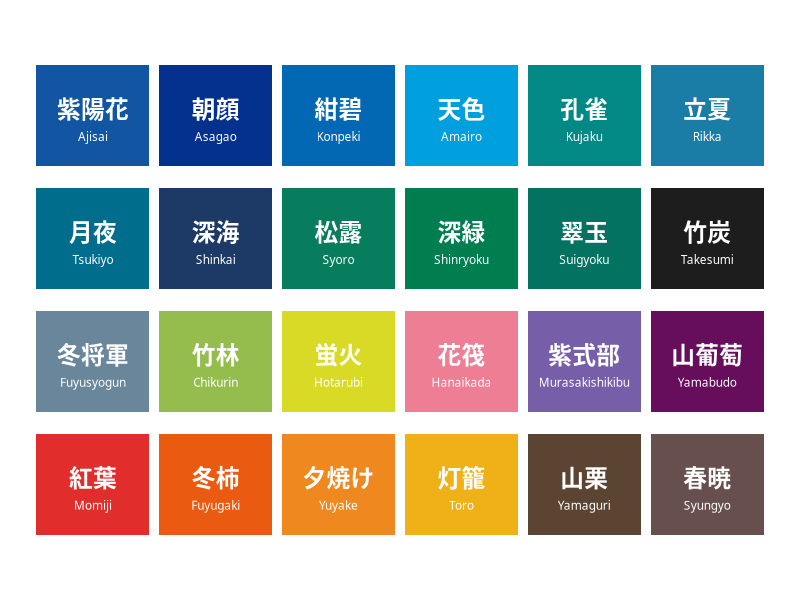
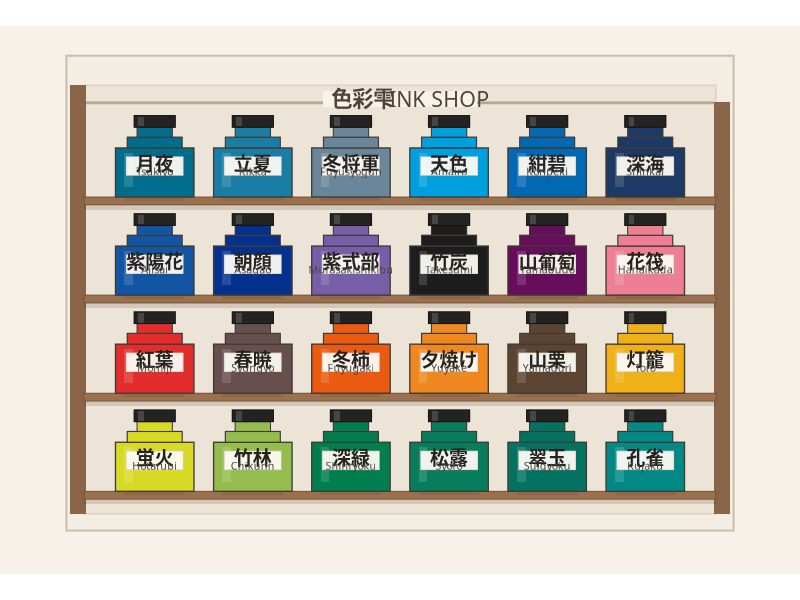

Recreate these plots in R, in order.
## ---- chunk 1
#| label: setup
#| include: false

library(tidyverse)
library(scales)
library(colorspace)
## ---- chunk 2
#| label: iroshizuku-data

iroshizuku_colors <- tibble(
  ink_name = c(
    "Ajisai", "Asagao", "Konpeki", "Amairo", "Kujaku", "Rikka",
    "Tsukiyo", "Shinkai", "Syoro", "Shinryoku", "Suigyoku", "Takesumi",
    "Fuyusyogun", "Chikurin", "Hotarubi", "Hanaikada", "Murasakishikibu",
    "Yamabudo", "Momiji", "Fuyugaki", "Yuyake", "Toro", "Yamaguri", "Syungyo"
  ),
  ink_name_japanese = c(
    "紫陽花", "朝顔", "紺碧", "天色", "孔雀", "立夏",
    "月夜", "深海", "松露", "深緑", "翠玉", "竹炭",
    "冬将軍", "竹林", "蛍火", "花筏", "紫式部",
    "山葡萄", "紅葉", "冬柿", "夕焼け", "灯籠", "山栗", "春暁"
  ),
  hex = c(
    "#1255A2", "#04318E", "#0368B4", "#00A0DF", "#028986", "#1A7DA5",
    "#016D8C", "#1C3A65", "#077D5E", "#007E4F", "#037261", "#1E1D1E",
    "#6A869A", "#94BD4E", "#D9DA26", "#ED7E93", "#765FA8", "#660D5B",
    "#E12E2C", "#EA5A10", "#EF881F", "#F0B018", "#5B4532", "#674F4D"
  ),
  description = c(
    "Hydrangea",
    "Morning Glory",
    "Deep Cerulean Blue",
    "Sky Blue",
    "Peacock",
    "Early Summer",
    "Moonlit Night",
    "Deep Sea",
    "Dew on Pine Tree",
    "Forest Green",
    "Emerald",
    "Bamboo Charcoal",
    "Winter Commander",
    "Bamboo Forest",
    "Firefly Glow",
    "Floating Cherry Blossoms",
    "Murasaki Shikibu",
    "Wild Grape Vine",
    "Autumn Maple Leaves",
    "Winter Persimmon",
    "Sunset Glow",
    "Lantern Light",
    "Wild Chestnut",
    "Spring Dawn"
  )
)
## ---- chunk 3
#| label: simple-palette
#| fig-width: 10
#| fig-height: 7
#| fig-cap: "The Iroshizuku palette in its original order."
#| echo: false

palette_plot <- iroshizuku_colors |>
  mutate(
    idx = row_number() - 1,
    col = idx %% 6,
    row = 3 - idx %/% 6
  )

ggplot(palette_plot) +
  geom_tile(
    aes(
      x = col,
      y = row,
      fill = hex
    ),
    width = 0.92,
    height = 0.82
  ) +
  geom_text(
    aes(
      x = col,
      y = row + 0.05,
      label = ink_name_japanese
    ),
    family = "Hiragino Sans",
    color = "white",
    fontface = "bold",
    size = 6
  ) +
  geom_text(
    aes(
      x = col,
      y = row - 0.17,
      label = ink_name
    ),
    family = "Baskerville",
    color = "white",
    size = 3
  ) +
  scale_fill_identity() +
  coord_equal() +
  theme_void()
## ---- chunk 4
#| label: color-space
#| echo: true

hcl_coords <- coords(
  as(hex2RGB(iroshizuku_colors$hex), "polarLUV")
) |>
  as_tibble()

ink_plot <- iroshizuku_colors |>
  bind_cols(hcl_coords) |>
  mutate(
    # Rotate the hue wheel so the sequence starts near blue / teal.
    hue_sort = (H - 220) %% 360
  ) |>
  arrange(hue_sort, desc(L), desc(C)) |>
  mutate(
    plot_order = row_number() - 1,
    col = plot_order %% 6,
    row_raw = plot_order %/% 6,
    row = max(row_raw) - row_raw
  )
## ---- chunk 5
#| label: ink-shop
#| fig-width: 11
#| fig-height: 8
#| fig-cap: "A tiny Iroshizuku ink shop, arranged in perceptual colour order."
#| echo: false
#| warning: false
#| message: false


shelves <- ink_plot |>
  distinct(row) |>
  mutate(shelf_y = row - 0.46)

ggplot() +
  
  # shop backing panel
  annotate(
    "rect",
    xmin = -0.90,
    xmax = 5.90,
    ymin = -0.82,
    ymax = 4.02,
    fill = "#F3EDE3",
    color = "#CCBEAC",
    linewidth = 0.7
  ) +
  
  # inner display wall
  annotate(
    "rect",
    xmin = -0.72,
    xmax = 5.72,
    ymin = -0.65,
    ymax = 3.72,
    fill = "#ECE4D7",
    color = "#D4C7B6",
    linewidth = 0.35
  ) +
  
  # wooden side posts
  annotate(
    "rect",
    xmin = -0.86,
    xmax = -0.70,
    ymin = -0.65,
    ymax = 3.72,
    fill = "#896448",
    color = NA
  ) +
  annotate(
    "rect",
    xmin = 5.70,
    xmax = 5.86,
    ymin = -0.65,
    ymax = 3.55,
    fill = "#896448",
    color = NA
  ) +
  
  # top rail
  annotate(
    "segment",
    x = -0.70,
    xend = 5.70,
    y = 3.54,
    yend = 3.54,
    color = "#B8A890",
    linewidth = 1
  ) +
  
  # shelf boards
  geom_rect(
    data = shelves,
    aes(
      xmin = -0.72,
      xmax = 5.72,
      ymin = shelf_y - 0.04,
      ymax = shelf_y + 0.04
    ),
    fill = "#9A714C",
    color = "#6F5038",
    linewidth = 0.3
  ) +
  
  # shelf front edge
  geom_rect(
    data = shelves,
    aes(
      xmin = -0.72,
      xmax = 5.72,
      ymin = shelf_y - 0.09,
      ymax = shelf_y - 0.04
    ),
    fill = alpha("#4B3525", 0.16),
    color = NA
  ) +
  
  # bottle shadow
  geom_rect(
    data = ink_plot,
    aes(
      xmin = col - 0.31,
      xmax = col + 0.31,
      ymin = row - 0.46,
      ymax = row - 0.42
    ),
    fill = alpha("black", 0.08),
    color = NA
  ) +
  
  # bottle body
  geom_rect(
    data = ink_plot,
    aes(
      xmin = col - 0.40,
      xmax = col + 0.40,
      ymin = row - 0.42,
      ymax = row + 0.08,
      fill = hex
    ),
    color = "#403A35",
    linewidth = 0.45
  ) +
  
  # shoulders
  geom_rect(
    data = ink_plot,
    aes(
      xmin = col - 0.28,
      xmax = col + 0.28,
      ymin = row + 0.08,
      ymax = row + 0.19,
      fill = hex
    ),
    color = "#403A35",
    linewidth = 0.40
  ) +
  
  # neck
  geom_rect(
    data = ink_plot,
    aes(
      xmin = col - 0.18,
      xmax = col + 0.18,
      ymin = row + 0.19,
      ymax = row + 0.29,
      fill = hex
    ),
    color = "#403A35",
    linewidth = 0.35
  ) +
  
  # cap
  geom_rect(
    data = ink_plot,
    aes(
      xmin = col - 0.21,
      xmax = col + 0.21,
      ymin = row + 0.29,
      ymax = row + 0.41
    ),
    fill = "#252321",
    color = "#151413",
    linewidth = 0.35
  ) +
  
  # cap highlight
  geom_rect(
    data = ink_plot,
    aes(
      xmin = col - 0.17,
      xmax = col - 0.11,
      ymin = row + 0.30,
      ymax = row + 0.40
    ),
    fill = alpha("white", 0.16),
    color = NA
  ) +
  
  # glass highlight
  geom_rect(
    data = ink_plot,
    aes(
      xmin = col - 0.31,
      xmax = col - 0.22,
      ymin = row - 0.32,
      ymax = row + 0.03
    ),
    fill = alpha("white", 0.14),
    color = NA
  ) +
  
  # paper bottle label
  geom_rect(
    data = ink_plot,
    aes(
      xmin = col - 0.29,
      xmax = col + 0.29,
      ymin = row - 0.20,
      ymax = row - 0.01
    ),
    fill = alpha("#FCFAF5", 0.94),
    color = "#D8D0C4",
    linewidth = 0.25
  ) +
  
  # Japanese ink name
  geom_text(
    data = ink_plot,
    aes(x = col, y = row - 0.08, label = ink_name_japanese),
    family = "Hiragino Sans",
    fontface = "bold",
    size = 4.8,
    color = "#26231F"
  ) +
  
  # romaji name
  geom_text(
    data = ink_plot,
    aes(x = col, y = row - 0.16, label = ink_name),
    family = "Baskerville",
    size = 2.7,
    color = "#4A443E"
  ) +
  
  # shop sign background
  annotate(
    "rect",
    xmin = 1.72,
    xmax = 3.28,
    ymin = 3.50,
    ymax = 3.66,
    fill = "#F8F3EA",
    color = NA
  ) +
  
  # Japanese shop name
  annotate(
    "text",
    x = 2.12,
    y = 3.58,
    label = "色彩雫",
    family = "Hiragino Sans",
    fontface = "bold",
    size = 5.4,
    color = "#4F443A"
  ) +
  
  # English shop name
  annotate(
    "text",
    x = 2.90,
    y = 3.58,
    label = "INK SHOP",
    family = "Baskerville",
    size = 5.4,
    color = "#4F443A"
  ) +
  
  scale_fill_identity() +
  
  coord_equal(
    xlim = c(-0.95, 5.95),
    ylim = c(-0.82, 3.88),
    clip = "off"
  ) +
  
  theme_void() +
  
  theme(
    plot.background = element_rect(fill = "#F7F2E9", color = NA),
    panel.background = element_rect(fill = "#F7F2E9", color = NA),
    plot.margin = margin(15, 20, 15, 20)
  )
## ---- chunk 6
#| label: ink-table
#| echo: false
#| warning: false
#| message: false

library(kableExtra)

ink_table <- ink_plot |>
  transmute(
    `日本語` = ink_name_japanese,
    Ink = ink_name,
    Meaning = description,

    Hex = cell_spec(
      hex,
      format = "html",
      background = hex,
      color = if_else(L > 65, "#222222", "#FFFFFF"),
      bold = TRUE
    ),

    `Hue °` = round(H),
    Chroma = round(C, 1),
    Lightness = round(L, 1)
  )

ink_table |>
  knitr::kable(
    format = "html",       # <-- IMPORTANT
    escape = FALSE,
    align = c(
      "c", "l", "l", 
      "r", "r", "r", "c"
    )
  ) |>
  kableExtra::kable_styling(
    bootstrap_options = c(
      "striped",
      "hover",
      "condensed",
      "responsive"
    ),
    full_width = TRUE
  ) |>
  kableExtra::column_spec(
    1,
    bold = TRUE,
    width = "6em"
  ) |>
  kableExtra::column_spec(
    2,
    width = "8em"
  ) |>
  kableExtra::column_spec(
    3,
    width = "15em"
  ) |>
  kableExtra::column_spec(
    4,
    width = "5em"
  )
